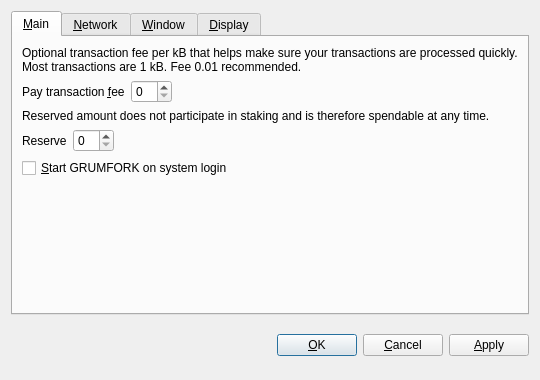
<?xml version="1.0" encoding="UTF-8"?>
<ui version="4.0">
 <class>OptionsDialog</class>
 <widget class="QDialog" name="OptionsDialog">
  <property name="geometry">
   <rect>
    <x>0</x>
    <y>0</y>
    <width>540</width>
    <height>380</height>
   </rect>
  </property>
  <property name="windowTitle">
   <string>Options</string>
  </property>
  <property name="modal">
   <bool>true</bool>
  </property>
  <layout class="QVBoxLayout" name="verticalLayout">
   <item>
    <widget class="QTabWidget" name="tabWidget">
     <property name="tabPosition">
      <enum>QTabWidget::North</enum>
     </property>
     <property name="currentIndex">
      <number>0</number>
     </property>
     <widget class="QWidget" name="tabMain">
      <attribute name="title">
       <string>&amp;Main</string>
      </attribute>
      <layout class="QVBoxLayout" name="verticalLayout_Main">
       <item>
        <widget class="QLabel" name="transactionFeeInfoLabel">
         <property name="text">
          <string>Optional transaction fee per kB that helps make sure your transactions are processed quickly. Most transactions are 1 kB. Fee 0.01 recommended.</string>
         </property>
         <property name="textFormat">
          <enum>Qt::PlainText</enum>
         </property>
         <property name="wordWrap">
          <bool>true</bool>
         </property>
        </widget>
       </item>
       <item>
        <layout class="QHBoxLayout" name="horizontalLayoutFee">
         <item>
          <widget class="QLabel" name="transactionFeeLabel">
           <property name="text">
            <string>Pay transaction &amp;fee</string>
           </property>
           <property name="textFormat">
            <enum>Qt::PlainText</enum>
           </property>
           <property name="buddy">
            <cstring>transactionFee</cstring>
           </property>
          </widget>
         </item>
         <item>
          <widget class="BitcoinAmountField" name="transactionFee"/>
         </item>
         <item>
          <spacer name="horizontalSpacerFee">
           <property name="orientation">
            <enum>Qt::Horizontal</enum>
           </property>
           <property name="sizeHint" stdset="0">
            <size>
             <width>40</width>
             <height>20</height>
            </size>
           </property>
          </spacer>
         </item>
        </layout>
       </item>
       <item>
        <widget class="QLabel" name="reserveBalanceInfoLabel">
         <property name="text">
          <string>Reserved amount does not participate in staking and is therefore spendable at any time.</string>
         </property>
         <property name="textFormat">
          <enum>Qt::PlainText</enum>
         </property>
         <property name="wordWrap">
          <bool>true</bool>
         </property>
        </widget>
       </item>
       <item>
        <layout class="QHBoxLayout" name="horizontalLayoutReserveBalance">
         <item>
          <widget class="QLabel" name="reserveBalanceLabel">
           <property name="text">
            <string>Reserve</string>
           </property>
           <property name="textFormat">
            <enum>Qt::PlainText</enum>
           </property>
           <property name="buddy">
            <cstring>reserveBalance</cstring>
           </property>
          </widget>
         </item>
         <item>
          <widget class="BitcoinAmountField" name="reserveBalance"/>
         </item>
         <item>
          <spacer name="horizontalSpacerReserveBalance">
           <property name="orientation">
            <enum>Qt::Horizontal</enum>
           </property>
           <property name="sizeHint" stdset="0">
            <size>
             <width>40</width>
             <height>20</height>
            </size>
           </property>
          </spacer>
         </item>
        </layout>
       </item>
       <item>
        <widget class="QCheckBox" name="bitcoinAtStartup">
         <property name="toolTip">
          <string>Automatically start GRUMFORK after logging in to the system.</string>
         </property>
         <property name="text">
          <string>&amp;Start GRUMFORK on system login</string>
         </property>
        </widget>
       </item>
       <item>
        <spacer name="verticalSpacer_Main">
         <property name="orientation">
          <enum>Qt::Vertical</enum>
         </property>
         <property name="sizeHint" stdset="0">
          <size>
           <width>20</width>
           <height>40</height>
          </size>
         </property>
        </spacer>
       </item>
      </layout>
     </widget>
     <widget class="QWidget" name="tabNetwork">
      <attribute name="title">
       <string>&amp;Network</string>
      </attribute>
      <layout class="QVBoxLayout" name="verticalLayout_Network">
       <item>
        <widget class="QCheckBox" name="mapPortUpnp">
         <property name="toolTip">
          <string>Automatically open the GRUMFORK client port on the router. This only works when your router supports UPnP and it is enabled.</string>
         </property>
         <property name="text">
          <string>Map port using &amp;UPnP</string>
         </property>
        </widget>
       </item>
       <item>
        <widget class="QCheckBox" name="connectSocks">
         <property name="toolTip">
          <string>Connect to the GRUMFORK network through a SOCKS proxy (e.g. when connecting through Tor).</string>
         </property>
         <property name="text">
          <string>&amp;Connect through SOCKS proxy:</string>
         </property>
        </widget>
       </item>
       <item>
        <layout class="QHBoxLayout" name="horizontalLayout_Network">
         <item>
          <widget class="QLabel" name="proxyIpLabel">
           <property name="text">
            <string>Proxy &amp;IP:</string>
           </property>
           <property name="textFormat">
            <enum>Qt::PlainText</enum>
           </property>
           <property name="buddy">
            <cstring>proxyIp</cstring>
           </property>
          </widget>
         </item>
         <item>
          <widget class="QValidatedLineEdit" name="proxyIp">
           <property name="maximumSize">
            <size>
             <width>140</width>
             <height>16777215</height>
            </size>
           </property>
           <property name="toolTip">
            <string>IP address of the proxy (e.g. 127.0.0.1)</string>
           </property>
          </widget>
         </item>
         <item>
          <widget class="QLabel" name="proxyPortLabel">
           <property name="text">
            <string>&amp;Port:</string>
           </property>
           <property name="textFormat">
            <enum>Qt::PlainText</enum>
           </property>
           <property name="buddy">
            <cstring>proxyPort</cstring>
           </property>
          </widget>
         </item>
         <item>
          <widget class="QLineEdit" name="proxyPort">
           <property name="maximumSize">
            <size>
             <width>55</width>
             <height>16777215</height>
            </size>
           </property>
           <property name="toolTip">
            <string>Port of the proxy (e.g. 9050)</string>
           </property>
          </widget>
         </item>
         <item>
          <widget class="QLabel" name="socksVersionLabel">
           <property name="text">
            <string>SOCKS &amp;Version:</string>
           </property>
           <property name="textFormat">
            <enum>Qt::PlainText</enum>
           </property>
           <property name="buddy">
            <cstring>socksVersion</cstring>
           </property>
          </widget>
         </item>
         <item>
          <widget class="QValueComboBox" name="socksVersion">
           <property name="toolTip">
            <string>SOCKS version of the proxy (e.g. 5)</string>
           </property>
          </widget>
         </item>
         <item>
          <spacer name="horizontalSpacer_Network">
           <property name="orientation">
            <enum>Qt::Horizontal</enum>
           </property>
           <property name="sizeHint" stdset="0">
            <size>
             <width>40</width>
             <height>20</height>
            </size>
           </property>
          </spacer>
         </item>
        </layout>
       </item>
       <item>
        <spacer name="verticalSpacer_Network">
         <property name="orientation">
          <enum>Qt::Vertical</enum>
         </property>
         <property name="sizeHint" stdset="0">
          <size>
           <width>20</width>
           <height>40</height>
          </size>
         </property>
        </spacer>
       </item>
      </layout>
     </widget>
     <widget class="QWidget" name="tabWindow">
      <attribute name="title">
       <string>&amp;Window</string>
      </attribute>
      <layout class="QVBoxLayout" name="verticalLayout_Window">
       <item>
        <widget class="QCheckBox" name="minimizeToTray">
         <property name="toolTip">
          <string>Show only a tray icon after minimizing the window.</string>
         </property>
         <property name="text">
          <string>&amp;Minimize to the tray instead of the taskbar</string>
         </property>
        </widget>
       </item>
       <item>
        <widget class="QCheckBox" name="minimizeOnClose">
         <property name="toolTip">
          <string>Minimize instead of exit the application when the window is closed. When this option is enabled, the application will be closed only after selecting Quit in the menu.</string>
         </property>
         <property name="text">
          <string>M&amp;inimize on close</string>
         </property>
        </widget>
       </item>
       <item>
        <spacer name="verticalSpacer_Window">
         <property name="orientation">
          <enum>Qt::Vertical</enum>
         </property>
         <property name="sizeHint" stdset="0">
          <size>
           <width>20</width>
           <height>40</height>
          </size>
         </property>
        </spacer>
       </item>
      </layout>
     </widget>
     <widget class="QWidget" name="tabDisplay">
      <attribute name="title">
       <string>&amp;Display</string>
      </attribute>
      <layout class="QVBoxLayout" name="verticalLayout_Display">
       <item>
        <layout class="QHBoxLayout" name="horizontalLayout_1_Display">
         <item>
          <widget class="QLabel" name="langLabel">
           <property name="text">
            <string>User Interface &amp;language:</string>
           </property>
           <property name="textFormat">
            <enum>Qt::PlainText</enum>
           </property>
           <property name="buddy">
            <cstring>lang</cstring>
           </property>
          </widget>
         </item>
         <item>
          <widget class="QValueComboBox" name="lang">
           <property name="toolTip">
            <string>The user interface language can be set here. This setting will take effect after restarting GRUMFORK.</string>
           </property>
          </widget>
         </item>
        </layout>
       </item>
       <item>
        <layout class="QHBoxLayout" name="horizontalLayout_2_Display">
         <item>
          <widget class="QLabel" name="unitLabel">
           <property name="text">
            <string>&amp;Unit to show amounts in:</string>
           </property>
           <property name="textFormat">
            <enum>Qt::PlainText</enum>
           </property>
           <property name="buddy">
            <cstring>unit</cstring>
           </property>
          </widget>
         </item>
         <item>
          <widget class="QValueComboBox" name="unit">
           <property name="toolTip">
            <string>Choose the default subdivision unit to show in the interface and when sending coins.</string>
           </property>
          </widget>
         </item>
        </layout>
       </item>
       <item>
        <widget class="QCheckBox" name="displayAddresses">
         <property name="toolTip">
          <string>Whether to show GRUMFORK addresses in the transaction list or not.</string>
         </property>
         <property name="text">
          <string>&amp;Display addresses in transaction list</string>
         </property>
        </widget>
       </item>
       <item>
        <widget class="QCheckBox" name="coinControlFeatures">
         <property name="toolTip">
          <string>Whether to show coin control features or not.</string>
         </property>
         <property name="text">
          <string>Display coin &amp;control features (experts only!)</string>
         </property>
        </widget>
       </item>
       <item>
        <spacer name="verticalSpacer_Display">
         <property name="orientation">
          <enum>Qt::Vertical</enum>
         </property>
         <property name="sizeHint" stdset="0">
          <size>
           <width>20</width>
           <height>40</height>
          </size>
         </property>
        </spacer>
       </item>
      </layout>
     </widget>
    </widget>
   </item>
   <item>
    <layout class="QHBoxLayout" name="horizontalLayout_Buttons">
     <item>
      <spacer name="horizontalSpacer_1">
       <property name="orientation">
        <enum>Qt::Horizontal</enum>
       </property>
       <property name="sizeHint" stdset="0">
        <size>
         <width>40</width>
         <height>48</height>
        </size>
       </property>
      </spacer>
     </item>
     <item>
      <widget class="QLabel" name="statusLabel">
       <property name="font">
        <font>
         <weight>75</weight>
         <bold>true</bold>
        </font>
       </property>
       <property name="text">
        <string/>
       </property>
       <property name="textFormat">
        <enum>Qt::PlainText</enum>
       </property>
       <property name="wordWrap">
        <bool>true</bool>
       </property>
      </widget>
     </item>
     <item>
      <spacer name="horizontalSpacer_2">
       <property name="orientation">
        <enum>Qt::Horizontal</enum>
       </property>
       <property name="sizeHint" stdset="0">
        <size>
         <width>40</width>
         <height>48</height>
        </size>
       </property>
      </spacer>
     </item>
     <item>
      <widget class="QPushButton" name="okButton">
       <property name="text">
        <string>&amp;OK</string>
       </property>
      </widget>
     </item>
     <item>
      <widget class="QPushButton" name="cancelButton">
       <property name="text">
        <string>&amp;Cancel</string>
       </property>
       <property name="autoDefault">
        <bool>false</bool>
       </property>
      </widget>
     </item>
     <item>
      <widget class="QPushButton" name="applyButton">
       <property name="text">
        <string>&amp;Apply</string>
       </property>
       <property name="autoDefault">
        <bool>false</bool>
       </property>
      </widget>
     </item>
    </layout>
   </item>
  </layout>
 </widget>
 <customwidgets>
  <customwidget>
   <class>BitcoinAmountField</class>
   <extends>QSpinBox</extends>
   <header>bitcoinamountfield.h</header>
  </customwidget>
  <customwidget>
   <class>QValueComboBox</class>
   <extends>QComboBox</extends>
   <header>qvaluecombobox.h</header>
  </customwidget>
  <customwidget>
   <class>QValidatedLineEdit</class>
   <extends>QLineEdit</extends>
   <header>qvalidatedlineedit.h</header>
  </customwidget>
 </customwidgets>
 <resources/>
 <connections/>
</ui>
